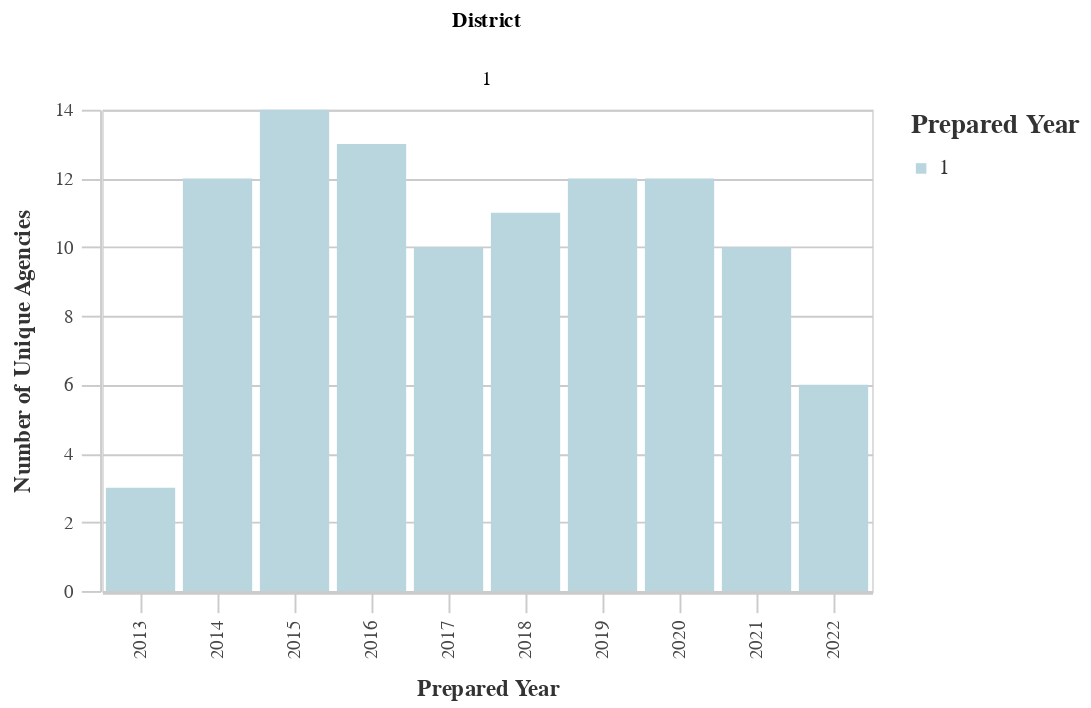

Source (notebook cell):
### Markdown cell above
### Number of Unique Agencies by District

### Code cell
# Unique Agencies by Dist
dist_years_agency = ((
        df
        >> group_by(_.prepared_y, _.dist)
        >> summarize(n=_.primary_agency_name.nunique())
        >> arrange(-_.prepared_y)
    )
        .rename(columns={'dist':'District', 'n':'Count'})
    )
chart10 = (alt.Chart(dist_years_agency).mark_bar().encode(
        column='District:N',
        x=alt.X('prepared_y:O', title='Prepared Year'),
        y=alt.Y('Count:Q', title='Number of Unique Agencies'),
        color = alt.Color("District:N", 
                              scale=alt.Scale(
                                  range=altair_utils.CALITP_SEQUENTIAL_COLORS),  
                               legend=alt.Legend(title="Prepared Year")
                              )))
                              
chart10 = styleguide.preset_chart_config(chart10)
chart10 = _dla_utils.add_tooltip(chart10, 'prepared_y', 'Count')

display(chart10)

### Figure 1 — Vega-Lite specification as saved in the notebook (floating-point values rounded to 4 significant figures)
{"config": {"view": {"continuousWidth": 400, "continuousHeight": 300}, "axis": {"domainColor": "#cbcbcb", "grid": true, "gridColor": "#cbcbcb", "gridWidth": 1, "labelColor": "#474747", "labelFont": "Nunito Sans", "labelFontSize": 10, "labelPadding": 4, "tickColor": "#cbcbcb", "tickSize": 10, "titleColor": "#333", "titleFont": "Raleway", "titleFontSize": 12, "titlePadding": 10}, "axisBand": {"grid": false}, "background": "white", "font": "Raleway", "header": {"labelFont": "Nunito Sans", "titleFont": "Raleway"}, "legend": {"labelColor": "#333", "labelFont": "Nunito Sans", "labelFontSize": 11, "labelLimit": 0, "padding": 1, "symbolSize": 30, "symbolType": "square", "titleColor": "#333", "titleFont": "Raleway", "titleFontSize": 14, "titlePadding": 10}, "title": {"anchor": "middle", "font": "Raleway", "fontSize": 18, "fontWeight": 300, "offset": 20}}, "data": {"name": "data-cf5203f9e7e7a86d4b639240ff5f74af"}, "mark": "bar", "encoding": {"color": {"field": "District", "legend": {"title": "Prepared Year"}, "scale": {"range": ["#B9D6DF", "#8CBCCB", "#2EA8CE", "#136C97", "#0B405B"]}, "type": "nominal"}, "column": {"field": "District", "type": "nominal"}, "tooltip": [{"field": "prepared_y", "title": "Year", "type": "nominal"}, {"field": "Count", "title": "Count", "type": "quantitative"}], "x": {"field": "prepared_y", "title": "Prepared Year", "type": "ordinal"}, "y": {"field": "Count", "title": "Number of Unique Agencies", "type": "quantitative"}}, "height": 250, "width": 400, "$schema": "https://vega.github.io/schema/vega-lite/v4.17.0.json", "datasets": {"data-cf5203f9e7e7a86d4b639240ff5f74af": [{"prepared_y": "2022", "District": 1, "Count": 6}, {"prepared_y": "2021", "District": 1, "Count": 10}, {"prepared_y": "2020", "District": 1, "Count": 12}, {"prepared_y": "2019", "District": 1, "Count": 12}, {"prepared_y": "2018", "District": 1, "Count": 11}, {"prepared_y": "2017", "District": 1, "Count": 10}, {"prepared_y": "2016", "District": 1, "Count": 13}, {"prepared_y": "2015", "District": 1, "Count": 14}, {"prepared_y": "2014", "District": 1, "Count": 12}, {"prepared_y": "2013", "District": 1, "Count": 3}]}}
